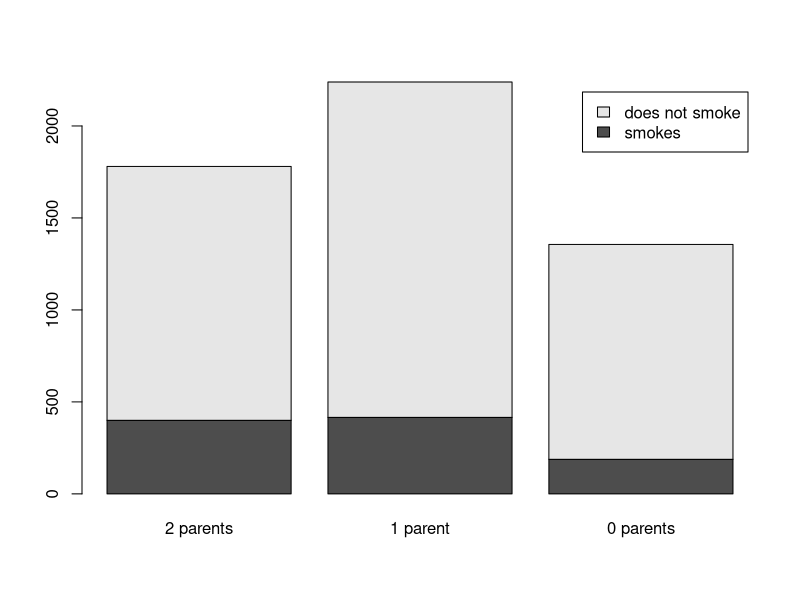

Reproduce this figure in R.
smoking<-matrix(c(400,1380,416,1823,188,1168),ncol=3)
colnames(smoking)<-c("2 parents", "1 parent", "0 parents")
rownames(smoking)<-c("smokes", "does not smoke")
smoking
barplot(smoking,legend=rownames(smoking))